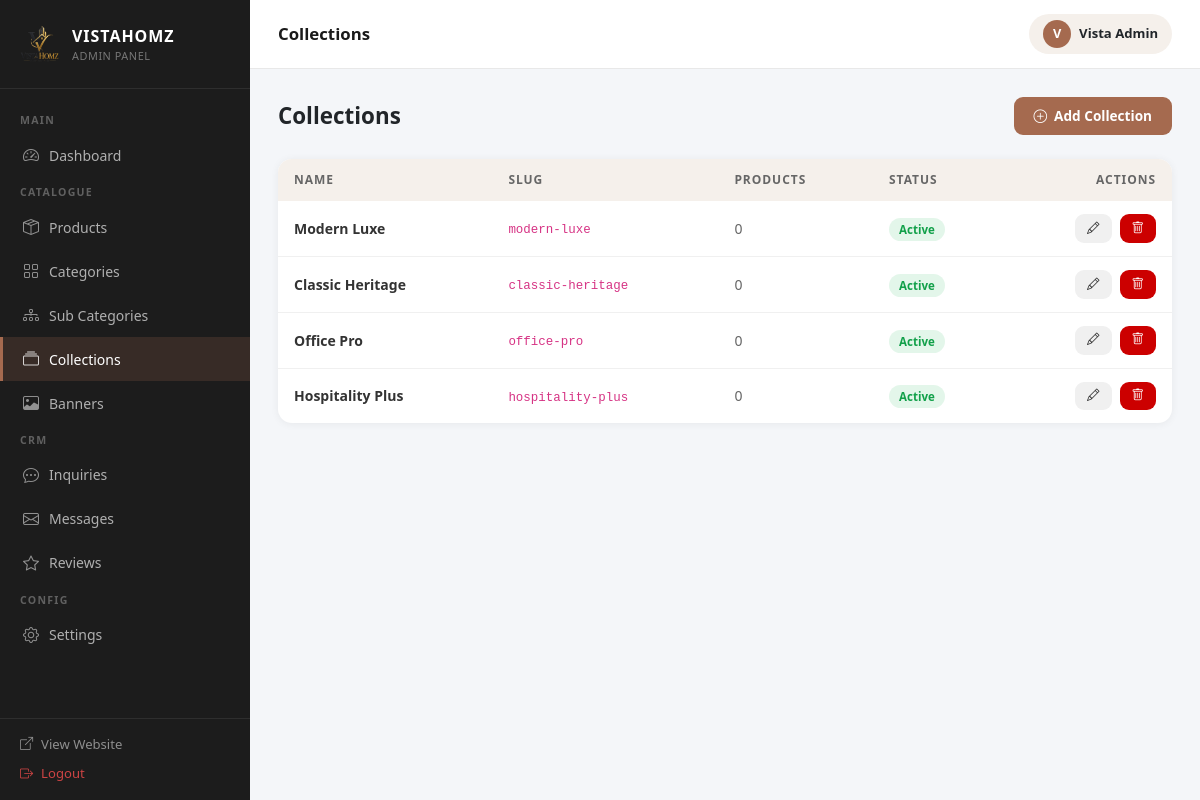
Screenshot of /admin/collections/index.php (signed in) with the database file from the repository.
### tables this page shows
CREATE TABLE `collections` (
  `id` int(10) UNSIGNED NOT NULL,
  `name` varchar(100) NOT NULL,
  `slug` varchar(120) NOT NULL,
  `description` text DEFAULT NULL,
  `image` varchar(255) DEFAULT NULL,
  `sort_order` int(11) NOT NULL DEFAULT 0,
  `is_active` tinyint(1) NOT NULL DEFAULT 1,
  `created_at` datetime NOT NULL DEFAULT current_timestamp()
);

### admin/collections/index.php (the view, shortened to what this page needs)
<?php
$db = getDB();
$collections = $db->query("SELECT c.*, (SELECT COUNT(*) FROM products p WHERE p.collection_id=c.id) AS product_count FROM collections c ORDER BY c.sort_order ASC")->fetchAll();
include __DIR__ . '/../layout.php';
?>
<div class="adm-page-header">
  <h1>Collections</h1>
  <a href="?add=1" class="adm-btn adm-btn-primary"><i class="bi bi-plus-circle"></i> Add Collection</a>
</div>
<div class="adm-table">
  <table>
    <thead><tr><th>Name</th><th>Slug</th><th>Products</th><th>Status</th><th style="text-align:right;">Actions</th></tr></thead>
    <tbody>
      <?php foreach ($collections as $c): ?>
      <tr>
        <td style="font-weight:600;"><?php echo htmlspecialchars($c['name']); ?></td>
        <td><code style="font-size:0.78rem;"><?php echo htmlspecialchars($c['slug']); ?></code></td>
        <td style="color:#666;"><?php echo $c['product_count']; ?></td>
        <td><?php echo $c['is_active'] ? '<span class="badge-active">Active</span>' : '<span class="badge-inactive">Inactive</span>'; ?></td>
        <td style="text-align:right;">
          <div class="d-flex gap-2 justify-content-end">
            <a href="?edit=<?php echo $c['id']; ?>" class="adm-btn adm-btn-secondary adm-btn-sm"><i class="bi bi-pencil"></i></a>
            <a href="?delete=<?php echo $c['id']; ?>" class="adm-btn adm-btn-danger adm-btn-sm" data-confirm="Delete '<?php echo addslashes($c['name']); ?>'?"><i class="bi bi-trash"></i></a>
          </div>
        </td>
      </tr>
      <?php endforeach; ?>
    </tbody>
  </table>
</div>
<?php include __DIR__ . '/../layout_footer.php'; ?>

### admin/layout.php (style rules this page uses)
:root { --brown:#a56a4f; --brown-dark:#7a4a35; --beige:#f5f0eb; --sidebar-w:250px; }
* { box-sizing: border-box; }
body { font-family: 'Segoe UI', system-ui, sans-serif; background: #f4f6f9; margin: 0; }
.adm-table { background: #fff; border-radius: 14px; overflow: hidden; box-shadow: 0 1px 8px rgba(0,0,0,0.06); }
.adm-table table { width: 100%; border-collapse: collapse; }
.adm-table thead th { background: var(--beige); padding: 12px 16px; font-size: 0.75rem; font-weight: 700; text-transform: uppercase; letter-spacing: 0.08em; color: #666; text-align: left; }
.adm-table tbody td { padding: 13px 16px; font-size: 0.875rem; color: #333; border-bottom: 1px solid #f0f0f0; vertical-align: middle; }
.adm-table tbody tr:last-child td { border-bottom: none; }
.adm-btn { display: inline-flex; align-items: center; gap: 7px; padding: 9px 20px; border-radius: 9px; font-size: 0.85rem; font-weight: 600; cursor: pointer; border: none; text-decoration: none; }
.adm-btn-primary { background: var(--brown); color: #fff; }
.adm-btn-danger { background: #c00; color: #fff; }
.adm-btn-secondary { background: #f0f0f0; color: #333; }
.adm-btn-sm { padding: 5px 12px; font-size: 0.78rem; }
.badge-active { background: rgba(25,180,80,0.12); color: #12a04a; padding: 4px 10px; border-radius: 50px; font-size: 0.72rem; font-weight: 700; }
.adm-page-header { display: flex; align-items: center; justify-content: space-between; margin-bottom: 24px; }
.adm-page-header h1 { font-size: 1.4rem; font-weight: 800; margin: 0; }

### rows the page displays
collections: name "Modern Luxe", slug "modern-luxe", product_count "0", is_active "Active"
collections: name "Classic Heritage", slug "classic-heritage", product_count "0", is_active "Active"
collections: name "Office Pro", slug "office-pro", product_count "0", is_active "Active"
collections: name "Hospitality Plus", slug "hospitality-plus", product_count "0", is_active "Active"

### other values shown
$a_title "Collections"
substr($admin['name'] ?: 'A', 0, 1) "V"
$admin['name'] ?: 'Admin' "Vista Admin"
